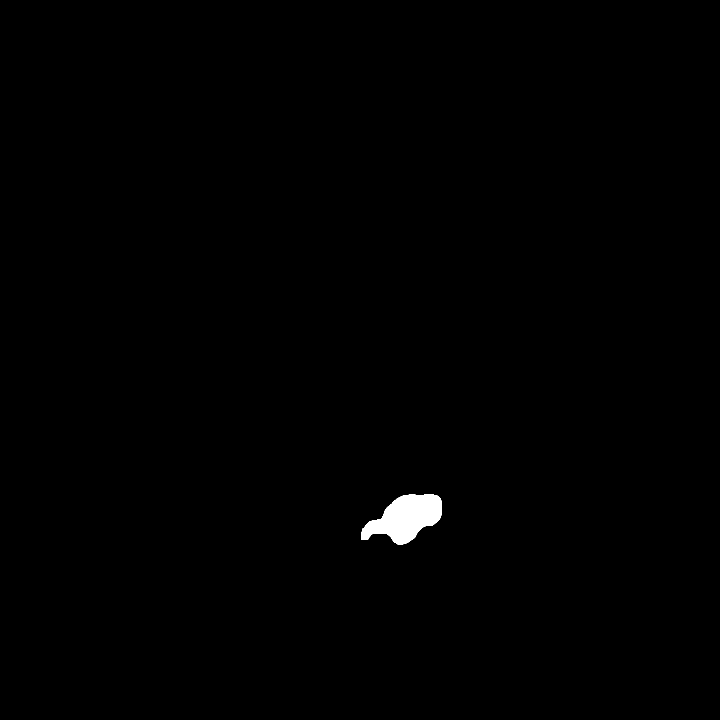
#> input picture obj_2.tiff, 2160 x 2160 px, found by its file name (shown at 1/3 size)
$ python Elliptic_FT_loco_demo.py
#> lines starting #> are read from the running program, lines starting #| are printed output that depends on the picture; after the words box and inside, x2 and y2 are one past the last pixel; in counts of white or black regions, pixels touching at a corner belong together
### contour.py
# -*- coding: utf-8 -*-
"""
Created on Wed May 16 11:21:00 2019

@author: Sergey Sitnikov, s.l.sitnikov@gmail.com
"""

# This is a set of functions which are used for Elliptical Fourier Analysis of a closed contours. Please refer to each separate functions for details.
# points_connect() - a function used to connect 2 points or array of points with a straight line. It creates an array of pixel coordinates which
#                    form a straight line between pair of input points.
#
# points_arrange() - a function which will orders an array of coordinates of the contour so that each pixel is followed by the neares next pixel.
# curvature2D() - calculates curvature of the contour in each point.
# centre_mass2D() - calculates the coordinates of object's center of mass.
# point_distance() - calculates distance between points in two input arrays. If input_array_2 is a single point, the function calculates distance between
#                    this point and points in input_array_1
# EllFT_coef()  - performs elliptical fourier transformation of the closed contours, calculates ELT coefficients.
# iEllFT_coef() - performs inversed elliptical fourier transformation, calculates coordinates of reconstructed contour.
#


import numpy
import scipy
import math


#%% Connects points in 2D space with straight line (fills the gap between coordinates of points in the input array)
def points_connect(input_array, *args):
  ''' Connects points in 2D space with straight line (fills the gap between coordinates of points in the input array)
  points_connect(input_array, ...) - input_array is a list of coordinates of the points in tuple format (x,y),
                                      i.e [(x1, y1), (x2, y2), ...];
  points_connect(input_array, 'contour') - will also connect the first and the last point of the array to create
                                              a closed contour
  points_connect(input_array, 'contour', 'unique') - will remove repeating points
  '''
  contour = 0
  unique_var = 0

  for vals in args:
    if vals == 'contour':
      contour = 1  # will connect last two points of the input array as well, making complete closed contour
    elif vals == 'unique':
      unique_var = 1 # will remove repeating points

  if sum(numpy.shape(list(input_array))) <= 3:  # tests if input array has at least 2 points to connect
      print('Cannot connect a single point')
      return input_array

  else:
    perim_line = input_array
    perim_full = list()

    for ii in range(len(perim_line)-1):                                         #calculates points of the connecting straight line
        x1 = perim_line[ii][0]
        y1 = perim_line[ii][1]
        x2 = perim_line[ii+1][0]
        y2 = perim_line[ii+1][1]

        if abs(x2-x1) < abs(y2-y1):
            y_cor = numpy.array(range(min(y1,y2),max(y1,y2)+1))
            if y2 < y1:
                y_cor = y_cor[::-1]
            x_cor_pres = y_cor*(x2-x1)/(y2-y1) + x1 - y1*(x2-x1)/(y2-y1)
            x_cor = numpy.round(x_cor_pres)
            x_cor = x_cor.astype(int)

        else:
            x_cor = numpy.array(range(min(x1,x2),max(x1,x2)+1))
            if x2 < x1:
                x_cor = x_cor[::-1]
            y_cor_pres = x_cor*(y2-y1)/(x2-x1) + y1 - x1*(y2-y1)/(x2-x1)
            y_cor = numpy.round(y_cor_pres)
            y_cor = y_cor.astype(int)

        for kk in range(len(x_cor)):
            perim_full.append((x_cor[kk],y_cor[kk]))

    if contour:                                                                 # connects the first and tje last points of the contour
        ii = ii+1
        x1 = perim_line[ii][0]
        y1 = perim_line[ii][1]
        x2 = perim_line[0][0]
        y2 = perim_line[0][1]

        if abs(x2-x1) < abs(y2-y1):
            y_cor = numpy.array(range(min(y1,y2),max(y1,y2)+1))
            if y2 < y1:
                y_cor = y_cor[::-1]
            x_cor_pres = y_cor*(x2-x1)/(y2-y1) + x1 - y1*(x2-x1)/(y2-y1)
            x_cor = numpy.round(x_cor_pres)
            x_cor = x_cor.astype(int)

        else:
            x_cor = numpy.array(range(min(x1,x2),max(x1,x2)+1))
            if x2 < x1:
                x_cor = x_cor[::-1]
            y_cor_pres = x_cor*(y2-y1)/(x2-x1) + y1 - x1*(y2-y1)/(x2-x1)
            y_cor = numpy.round(y_cor_pres)
            y_cor = y_cor.astype(int)

        for kk in range(len(x_cor)):
            perim_full.append((x_cor[kk],y_cor[kk]))
    if unique_var:
        p_unique = []
        for pair in perim_full:
            if pair not in p_unique:
                p_unique.append(pair)
    else:
        p_unique = perim_full
    return p_unique
#%% rearanges points in input array so they every next point is the closest one to the previous
def points_arrange(input_array, *args):
    '''rearanges points in input array so they every next point is the closest one to the previous
    points_arrange(input_array,...) - input_array is a list of coordinates of the points in tuple format (x,y),
                                      i.e [(x1, y1), (x2, y2), ...];
    points_arrange(input_array, 5) - index of the starting point, i.e. point #5 of the input array will become #1
                                        in the output array.
    '''
    if len(args) > 0:
        start_ind = list(args)[0]
    else:
        start_ind = 0
    if start_ind > len(input_array)-1:
        print('Start point exceeds array length. Maximal starting index is ', len(input_array)-1)
        return []
    perim_idx_temp = input_array[:]

    perim_line = list()
    start = perim_idx_temp[start_ind]

    perim_line.append(start)
    start1 = start
    perim_idx_temp.remove(start)
    while len(perim_idx_temp)>0:
        min_dist = 500

        for ii in perim_idx_temp:
            distance = ((ii[0]-start[0])**2+(ii[1]-start[1])**2)**(1/2)
            if distance < min_dist:
              start1 = ii
              min_dist = distance
        start = start1
        perim_line.append(start)

        perim_idx_temp.remove(start)

    return perim_line

#%% calculates curvature of the array of points (x,y)
# [95 lines left out: functions curvature2D, smooth_mean, centre_mass2D, point_distance, not called in this run]

#%% Calculates ellyptic fourier transformation coefficients

def EllFT_coef(input_array, N,*args):
    '''EllFT_coef(input_array, N, ...)
    Calculates ellyptic fourier transformation coefficients, N - number of coefficients to calculate
    EllFT_coef(input_array, N, 'loco', ...) - makes coefficients invariant to the starting point on the contour
    EllFT_coef(input_array, N, 'full', ...) - calculates A0 coefficient,
    i.e. xy shift of the contour if its center is not at (0,0)
    details on EFT-LOCO can be found in the following paper:
        Y.Sánchez-Corrales et al. Development 2018, doi: 10.1242/dev.156778
    '''
    loco = 0
    full_coef = 0
    for vals in args:
        if vals == 'loco':
            loco = 1
        elif vals == 'full':
            full_coef = 1
    dt = []
    t = []
    perim_full = input_array[:]
    for ii in range(len(perim_full)):
        dt.append(numpy.sqrt((perim_full[ii][0]-perim_full[ii-1][0])**2+(perim_full[ii][1]-perim_full[ii-1][1])**2))
        t.append(sum(dt))

    T = t[-1]
    alph0 = 0
    gamm0 = 0
    if full_coef:
        for ii in range(len(t)):
            if ii == 0:
                ksi = 0
                eps = 0
            elif ii==1:
                jj = 0
                ksi = ksi + perim_full[jj][0]-perim_full[jj-1][0] + (perim_full[ii][0]-perim_full[ii-1][0])/dt[ii]*dt[jj]
                eps = eps + perim_full[jj][1]-perim_full[jj-1][1] + (perim_full[ii][1]-perim_full[ii-1][1])/dt[ii]*dt[jj]
            else:
                eps = 0
                ksi = 0
                for jj in range(ii-1):
                    ksi = ksi + perim_full[jj][0]-perim_full[jj-1][0] + (perim_full[ii][0]-perim_full[ii-1][0])/dt[ii]*dt[jj]
                    eps = eps + perim_full[jj][1]-perim_full[jj-1][1] + (perim_full[ii][1]-perim_full[ii-1][1])/dt[ii]*dt[jj]
            if ii == 0:
                alph0 = alph0 + 0.5*(perim_full[ii][0]-perim_full[ii-1][0])/dt[ii]*(t[ii]**2)
                gamm0 = gamm0 + 0.5*(perim_full[ii][1]-perim_full[ii-1][1])/dt[ii]*(t[ii]**2)
            else:
                alph0 = alph0 + 0.5*(perim_full[ii][0]-perim_full[ii-1][0])/dt[ii]*(t[ii]**2-t[ii-1]**2) + ksi*dt[ii]
                gamm0 = gamm0 + 0.5*(perim_full[ii][1]-perim_full[ii-1][1])/dt[ii]*(t[ii]**2-t[ii-1]**2) + eps*dt[ii]
        alph0 = -alph0/T + perim_full[-1][0]
        gamm0 = -gamm0/T + perim_full[-1][1]
    A0 = numpy.array([alph0,gamm0], dtype = numpy.float)
    A_out      = []
    A_tr_out   = []
    lam_p_out  = []
    lam_n_out  = []
    zeta_p_out = []
    zeta_n_out = []
    L_out      = []
    for n in range(1,N+1):
        alph = 0
        bet  = 0
        gamm = 0
        delt = 0
        for ii in range(len(t)):
            alph = alph + (perim_full[ii][0]-perim_full[ii-1][0])/dt[ii]*(math.cos(2*n*math.pi*t[ii]/T)-math.cos(2*n*math.pi*t[ii-1]/T))
            bet  = bet  + (perim_full[ii][0]-perim_full[ii-1][0])/dt[ii]*(math.sin(2*n*math.pi*t[ii]/T)-math.sin(2*n*math.pi*t[ii-1]/T))
            gamm = gamm + (perim_full[ii][1]-perim_full[ii-1][1])/dt[ii]*(math.cos(2*n*math.pi*t[ii]/T)-math.cos(2*n*math.pi*t[ii-1]/T))
            delt = delt + (perim_full[ii][1]-perim_full[ii-1][1])/dt[ii]*(math.sin(2*n*math.pi*t[ii]/T)-math.sin(2*n*math.pi*t[ii-1]/T))

        alpha_n = T/(2*n**2*math.pi**2)*alph
        beta_n  = T/(2*n**2*math.pi**2)*bet
        gamma_n = T/(2*n**2*math.pi**2)*gamm
        delta_n = T/(2*n**2*math.pi**2)*delt

        A = numpy.array([[alpha_n, beta_n],[gamma_n, delta_n]])
        A_out.append(A)
        if loco:
            if n==1:
                r = alpha_n*delta_n - beta_n*gamma_n

                tau1 = 0.5*math.atan2(2*(alpha_n*beta_n + gamma_n*delta_n),alpha_n**2 + gamma_n**2 - beta_n**2 - delta_n**2)
                A_prime = numpy.matmul(A, [[math.cos(tau1), -math.sin(tau1)],[math.sin(tau1), math.cos(tau1)]])

                tau_prime = math.atan2(A_prime[1,0],A_prime[0,0])

                if numpy.sign(tau_prime) == -1:
                    tau = tau1 + math.pi
                else:
                    tau = tau1

            A_tr = numpy.matmul(A, [[math.cos(n*tau), -math.sin(n*tau)],[math.sin(n*tau), math.cos(n*tau)]])

            if numpy.sign(r) == -1:
                A_tr[0,1] = -A_tr[0,1]
                A_tr[1,1] = -A_tr[1,1]

            A_tr_out.append(A_tr)
            phi = 0.5*math.atan2(2*(A_tr[0,0]*A_tr[0,1] + A_tr[1,0]*A_tr[1,1]), A_tr[0,0]**2 + A_tr[1,0]**2 - A_tr[0,1]**2 - A_tr[1,1]**2)
            A_tr_temp = numpy.matmul(A_tr, [[math.cos(phi), -math.sin(phi)],[math.sin(phi), math.cos(phi)]])
            theta = math.atan2(A_tr_temp[1,0], A_tr_temp[0,0])
            Lam_mat = numpy.matmul(numpy.matmul([[math.cos(theta), math.sin(theta)],[-math.sin(theta), math.cos(theta)]],A_tr),[[math.cos(phi), -math.sin(phi)],[math.sin(phi), math.cos(phi)]])
            lam_p = (Lam_mat[0,0]+Lam_mat[1,1])/2
            lam_n = (Lam_mat[0,0]-Lam_mat[1,1])/2
            zeta_p = theta-phi
            zeta_n = -theta-phi
            if n==1:
                zeta1 = zeta_p
            L = numpy.sqrt(lam_p**2+lam_n**2+2*lam_p*lam_n*math.cos(zeta_p-zeta_n-2*zeta1))
            lam_p_out.append(lam_p)
            lam_n_out.append(lam_n)
            zeta_p_out.append(zeta_p)
            zeta_n_out.append(zeta_n)
            L_out.append(L)
        else:
            A_tr_out = A_out
    if full_coef:
        return A_tr_out, list([lam_p_out, lam_n_out, zeta_p_out, zeta_n_out]), L_out, A0
    else:
        return A_tr_out, list([lam_p_out, lam_n_out, zeta_p_out, zeta_n_out]), L_out


#%%
def iEllFT_coef(A0, An, N, init_xy, **kwargs):
    '''iEllFT_coef(A0, An, N, init_xy,...)
    Performs inversed Elliptic fourier transformation
    A0, An, N - correspond to the outputs of EllFT_coef(), A0 - center shift, An - EFT coefficients,
    N - number coefficients to use.
    init_xy - initial contour coordinates to calculate its step length and conulative length
    '''
    for key, vals in kwargs.items():
        if key == 'dtype':
            data_type = vals
    dt = []
    t = []
    perim_full = init_xy
    for ii in range(len(perim_full)):
        dt.append(numpy.sqrt((perim_full[ii][0]-perim_full[ii-1][0])**2+(perim_full[ii][1]-perim_full[ii-1][1])**2))
        t.append(sum(dt))

    T = t[-1]
    xy_out = []

    for ii in range(len(t)):
        x = 0
        y = 0
        for jj in range(N):
            x = x + An[jj][0,0]*math.cos(2*(jj+1)*math.pi*t[ii]/T) + An[jj][0,1]*math.sin(2*(jj+1)*math.pi*t[ii]/T)
            y = y + An[jj][1,0]*math.cos(2*(jj+1)*math.pi*t[ii]/T) + An[jj][1,1]*math.sin(2*(jj+1)*math.pi*t[ii]/T)
        x = x + A0[0]
        y = y + A0[1]
        if 'data_type' in locals():
            if data_type == 'round_int':
                xy = (numpy.int(numpy.around(x)),numpy.int(numpy.around(y)))
            else:
                xy = (x, y)
        else:
            xy = (x, y)
        xy_out.append(xy)

    return xy_out

#%%
# [25 lines left out: function curv_test, not called in this run]

### Elliptic_FT_loco_demo.py
# -*- coding: utf-8 -*-
"""
Created on Thu May 16 11:45:53 2019

@author: Sergey Sitnikov s.l.sitnikov@gmail.com

This script is to demonstrate the use of Elliptic fourier transform. Please use obj_1-4 tiff files for a test or
upload your own binary object mask.


"""

import numpy as np
import os
import math
import scipy
from PIL import Image
import cv2
from matplotlib import pyplot as plt
from operator import itemgetter
import contour as ct


im_arr = np.array(cv2.imread(os.getcwd() + '\\' + 'obj_2.tiff', cv2.IMREAD_GRAYSCALE), dtype = np.int16)
#> im_arr: shape (2160, 2160) int16; 0.47% white; 1 white region, box (x1, y1, x2, y2) and area: (1083, 1484, 1326, 1633) 21728

#cv2.imshow('figure1', cv2.resize(np.array(im_arr, dtype=np.uint8), (800,800)))
#cv2.waitKey(0)
#cv2.destroyAllWindows()

im_obj = np.array(np.where(im_arr>0)).transpose()
#> im_obj = 21728 pairs, first value 1484 to 1632, second value 1083 to 1325


edge = abs(np.diff(im_arr, axis = 0))
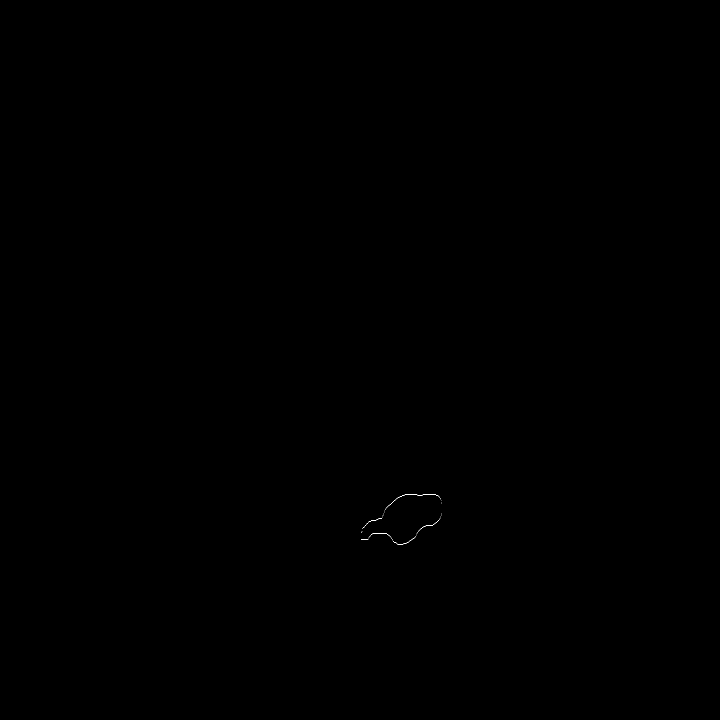
#> edge: shape (2159, 2160) int16 (shown at 1/3 size); 0.01% white in thin lines or dots, all inside (x1, y1, x2, y2) = (1083, 1483, 1326, 1633)
df = np.where(edge > 1)
#> df = 486 positions, rows 1483 to 1632, columns 1083 to 1325

perim_idx = []
for a in range(len(df[0][:])):
    xx = (df[0][a],df[1][a])
    perim_idx.append(xx)
#> this loop made 486 passes
#> xx on passes 1 to 3: (1483, 1226), (1483, 1227), (1483, 1228)
#> after the loop, perim_idx = 486 pairs, first value 1483 to 1632, second value 1083 to 1325

perim_line = ct.points_arrange(perim_idx)
#> in points_arrange, `perim_idx_temp = input_array[:]`: perim_idx_temp has the same summary as perim_idx outside points_arrange
#> in points_arrange, `start = perim_idx_temp[start_ind]`: start = (1483, 1226)
#> the loop in points_arrange, `while len(perim_idx_temp)>0:` made 485 passes
#> start on passes 1 to 3: (1483, 1227), (1483, 1228), (1483, 1229)
#> after the loop in points_arrange, `while len(perim_idx_temp)>0:`: perim_idx_temp = []; perim_line has the same summary as perim_idx outside points_arrange; start1 = (1484, 1225)
#> perim_line has the same summary as perim_idx
perim_full = ct.points_connect(perim_line, 'contour', 'unique')
#> in points_connect, `perim_line = input_array`: perim_line has the same summary as perim_idx outside points_connect
#> the loop in points_connect, `for ii in range(len(perim_line)-1):` made 485 passes
#> (x1, x2, y_cor) on passes 1 to 12: (1483, 1483, [1226, 1227]), (1483, 1483, [1227, 1228]), (1483, 1483, [1228, 1229]), (1483, 1483, [1229, 1230]), (1483, 1483, [1230, 1231]), (1483, 1483, [1231, 1232]), (1483, 1483, [1232, 1233]), (1483, 1483, [1233, 1234]), (1483, 1483, [1234, 1235]), (1483, 1483, [1235, 1236]), (1483, 1483, [1236, 1237]), (1483, 1483, [1237, 1238])
#> (x1, x2) on pass 64: (1483, 1483)
#> the loop in points_connect, `for pair in perim_full:` made 1099 passes


An, df1, L1, A0 = ct.EllFT_coef(perim_full, 20,'loco','full')
L1 = np.array(L1)*100/np.sqrt(len(im_obj))


#asd = np.zeros((np.shape(im_arr)[0],np.shape(im_arr)[1], 4), dtype = np.int16)
coeffs = [2, 7, 12, 17]
fig, _sub_plt = plt.subplots(2, 2, figsize=(17, 22))
sub_plt = _sub_plt.flatten()
#sub_plt_mtx = [[0,0], [0,1], [1,0], [1,1]]
for aa in range(4):
    asd = np.zeros((np.shape(im_arr)[0],np.shape(im_arr)[1]), dtype = np.int16)
    test_perim = ct.iEllFT_coef(A0, An, coeffs[aa], perim_full, dtype = 'round_int')
    for a in range(len(perim_full)):
        asd[perim_full[a][0], perim_full[a][1]] = 255
        asd[test_perim[a][0], test_perim[a][1]] = 128
    plt.figure(1, figsize = (8.5,11))
    #sub_plt[aa].
#> (the run stopped early here; a loop or call above may not have finished)
